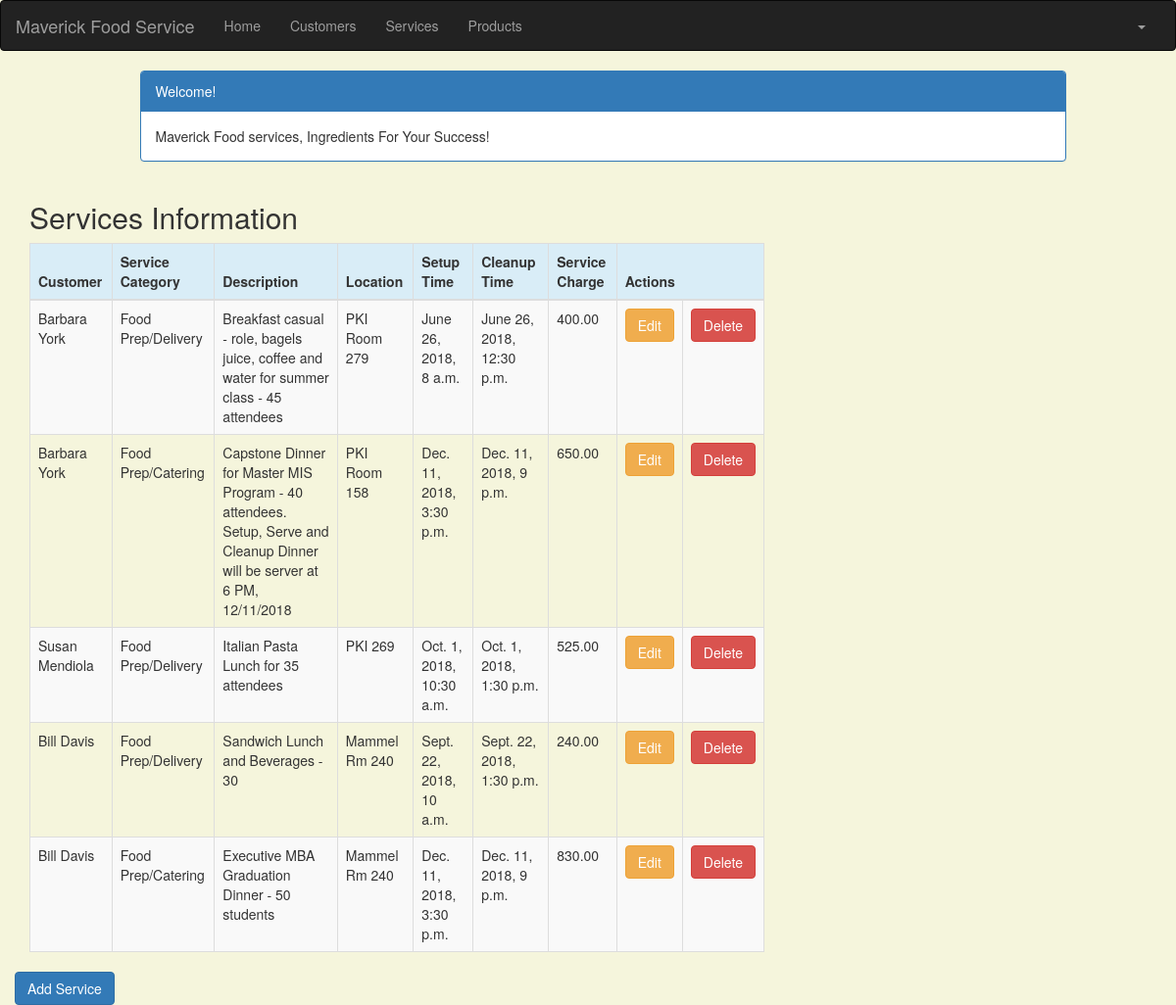
Screenshot of /service_list (signed in) with the database file from the repository.
### crm/models.py (models this page shows, shortened)
class Service(models.Model):
    cust_name = models.ForeignKey(Customer, on_delete=models.CASCADE, related_name='services')
    service_category = models.CharField(max_length=100)
    description = models.TextField()
    location = models.CharField(max_length=200)
    setup_time = models.DateTimeField(
        default=timezone.now)
    cleanup_time = models.DateTimeField(
        default=timezone.now)
    service_charge = models.DecimalField(max_digits=10, decimal_places=2)
    created_date = models.DateTimeField(
        default=timezone.now)
    updated_date = models.DateTimeField(auto_now_add=True)

class Customer(models.Model):
    cust_name = models.CharField(max_length=50)
    organization = models.CharField(max_length=100, blank=True)
    role = models.CharField(max_length=100)
    email = models.EmailField(max_length=100)
    bldgroom = models.CharField(max_length=100)
    address = models.CharField(max_length=200)
    account_number = models.IntegerField(blank=False, null=False)
    city = models.CharField(max_length=50)
    state = models.CharField(max_length=50)
    zipcode = models.CharField(max_length=10)
    phone_number = models.CharField(max_length=50)
    created_date = models.DateTimeField(
        default=timezone.now)
    updated_date = models.DateTimeField(auto_now_add=True)
    def __str__(self):
        return str(self.cust_name)

### crm/views.py (the view)
# urls.py: path('service_list', views.service_list, name='service_list'),
@login_required
def service_list(request):
   services = Service.objects.filter(created_date__lte=timezone.now())
   return render(request, 'crm/service_list.html', {'services': services})

### crm/Templates/crm/service_list.html (shortened to what this page needs)
{% extends 'crm/../crm/../crm/base.html' %}
{% block content %}
    <html>
    <head>
        <link rel="stylesheet" href="https://maxcdn.bootstrapcdn.com/bootstrap/3.3.4/css/bootstrap.min.css">
    </head>
    <body>
    <div class="container">
        <div class="row">
            <div class="col-md-10 col-md-offset-1">
                <div class="panel panel-primary">
                    <div class="panel-heading">Welcome!</div>
                    <div class="panel-body">
                        Maverick Food services, Ingredients For Your Success!
                    </div>
                </div>
            </div>
        </div>
    </div>
    <div class="row">
        <h2 style="padding-left: 15Px">Services Information</h2>
    </div>
    <div>
        <table class="table table-striped table-bordered table-hover">
            <thead>
            <tr class="bg-info">
                <th>Customer</th>
                <th>Service Category</th>
                <th colspan>Description</th>
                <th>Location</th>
                <th>Setup Time</th>
                <th>Cleanup Time</th>
                <th>Service Charge</th>
                <th colspan="3">Actions</th>
            </tr>
            </thead>
            <tbody>
            {% for service in services %}
                <tr>
                    <td>{{ service.cust_name }}</td>
                    <td>{{ service.service_category }}</td>
                     <td>{{ service.description }}</td>
                    <td>{{ service.location }}</td>
                    <td>{{ service.setup_time }}</td>
                    <td>{{ service.cleanup_time }}</td>
                    <td>{{ service.service_charge }}</td>
                    <td><a href="{% url 'crm:service_edit' pk=service.pk %}"
                           class="btn btn-warning">Edit</a></td>
                    <td><a href="{% url 'crm:service_delete' pk=service.pk %}"
                           onclick="return confirm('Are you sure you want to delete?')"
                           class="btn btn-danger">Delete</a>
                    </td>
                </tr>
            {% endfor %}
            </tbody>
        </table>
     <div class="row">
            <a href="{% url 'crm:service_new' %}"><span
                    class="btn btn-primary">Add Service</span></a>
        </div>
    </div>
    </body>
    </html>
{% endblock %}

### crm/Templates/crm/base.html (shortened to what this page needs)
{% load staticfiles %}
<!DOCTYPE html>
<html lang="en">
<head>
    <link rel="stylesheet" href="https://maxcdn.bootstrapcdn.com/bootstrap/3.3.7/css/bootstrap.min.css">
</head>
<body id="app-layout">
<nav class="navbar navbar-inverse">
    <div class="container-fluid">
        <div class="navbar-header">
            <a class="navbar-brand" href="/">
                Maverick Food Service
            </a>
        </div>
        <div class="collapse navbar-collapse" id="myNavbar">
            <ul class="nav navbar-nav">
                <li><a href="{% url 'crm:home' %}">Home</a></li>
                <li><a href="{% url 'crm:customer_list' %}">Customers</a></li>
               <li><a href="{% url 'crm:service_list' %}">Services</a></li>
                <li><a href="{% url 'crm:product_list' %}">Products</a></li>
            </ul>
            <ul class="nav navbar-nav navbar-right">
                {% if user.is_authenticated %}
                    <li class="dropdown">
                        <a href="#" class="dropdown-toggle" data-toggle="dropdown" role="button" aria-expanded="false">
                            <span class="caret"></span>
                        </a>
                    </li>
                {% else %}
                    <li><a href="{% url 'login' %}"><span class="glyphicon glyphicon-log-in"></span> Login</a></li>
                    <li><a href={% url 'crm:register'  %}> Create Account</a></li>
                {% endif %}
            </ul>
        </div>
    </div>
</nav>
<div class="content container">
    <div class="row">
        <div class="col-md-8">
            {% block content %}{% endblock %}
        </div>
    </div>
</body>
</html>

### crm/Templates/crm/base.html (style rules this page uses)
.navbar { margin-bottom: 0; border-radius: 0; }

### crm/Templates/crm/service_list.html (style rules this page uses)
body { background-color: beige; }

### rows the page displays
Service: cust_name "Barbara York", service_category "Food Prep/Delivery", description "Breakfast casual - role, bagels juice, coffee and water for summer class - 45 attendees", location "PKI Room 279", setup_time "June 26, 2018, 8 a.m.", cleanup_time "June 26, 2018, 12:30 p.m.", service_charge "400.00"
Service: cust_name "Barbara York", service_category "Food Prep/Catering", description "Capstone Dinner for Master MIS Program - 40 attendees. Setup, Serve and Cleanup Dinner will be server at 6 PM, 12/11/2018", location "PKI Room 158", setup_time "Dec. 11, 2018, 3:30 p.m.", cleanup_time "Dec. 11, 2018, 9 p.m.", service_charge "650.00"
Service: cust_name "Susan Mendiola", service_category "Food Prep/Delivery", description "Italian Pasta Lunch for 35 attendees", location "PKI 269", setup_time "Oct. 1, 2018, 10:30 a.m.", cleanup_time "Oct. 1, 2018, 1:30 p.m.", service_charge "525.00"
Service: cust_name "Bill Davis", service_category "Food Prep/Delivery", description "Sandwich Lunch and Beverages - 30", location "Mammel Rm 240", setup_time "Sept. 22, 2018, 10 a.m.", cleanup_time "Sept. 22, 2018, 1:30 p.m.", service_charge "240.00"
Service: cust_name "Bill Davis", service_category "Food Prep/Catering", description "Executive MBA Graduation Dinner - 50 students", location "Mammel Rm 240", setup_time "Dec. 11, 2018, 3:30 p.m.", cleanup_time "Dec. 11, 2018, 9 p.m.", service_charge "830.00"
